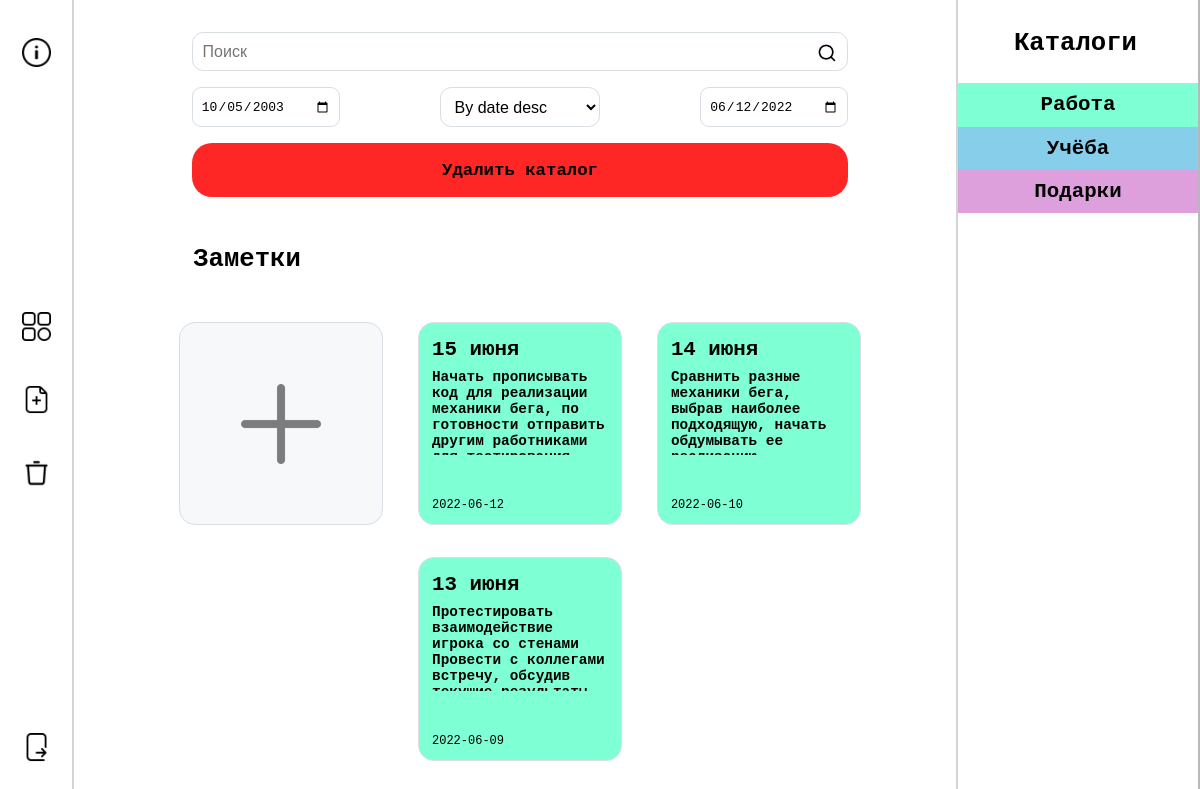
/folder.php?folder=2 (signed in), run on the app's committed database.
### tables this page shows
CREATE TABLE IF NOT EXISTS `notes` (
  `id` int(11) NOT NULL AUTO_INCREMENT,
  `title` varchar(30) DEFAULT NULL,
  `article` varchar(255) DEFAULT NULL,
  `created` date NOT NULL,
  `deleted` tinyint(1) NOT NULL DEFAULT '0',
  `folder_id` int(11) NOT NULL,
  `color` varchar(20) NOT NULL,
  PRIMARY KEY (`id`)
);

CREATE TABLE IF NOT EXISTS `folders` (
  `id` int(11) NOT NULL AUTO_INCREMENT,
  `color` varchar(30) NOT NULL,
  `title` varchar(30) NOT NULL,
  `user_id` int(11) NOT NULL,
  PRIMARY KEY (`id`)
);

### folder.php (the view, shortened to what this page needs)
<?php
require_once("Connections/project_con.php");
$user = $_SESSION['user_id'][0];
$folder_id = $_GET['folder'];
$select_note = mysqli_query($link, "SELECT * FROM notes WHERE folder_id = '$folder_id' ORDER BY created DESC ");
$select_folder = mysqli_query($link, "SELECT * FROM folders WHERE user_id = '$user'");
$final_search_words = array();
$where_list = "SELECT * FROM notes WHERE folder_id = $folder_id AND";
$where_list = substr($where_list, 0, -3);
if (!empty($where_list)) {
    $res_query = mysqli_query($link, $where_list);
}
?>
<!DOCTYPE html>
<html lang="ru">
<head>
    <link rel="stylesheet" type="text/css" href="Styles/style.css">
    <link rel="stylesheet" type="text/css" href="Styles/font.css">
</head>
<body>
<div class="menu nav">
    <button type="button" title="О нас" onclick="location.href='developers.html';">
        <img alt="#" src="Photos/info.png">
    </button>
    <div>
        <button type="button" title="Главная" onclick="location.href='main.php';">
            <img alt="#" src="Photos/menu.png">
        </button>
        <button type="button" title="Новый каталог" onclick="location.href='createFolder.php';">
            <img alt="#" src="Photos/new-note.png">
        </button>
        <button type="button" title="Корзина">
            <img alt="#" src="Photos/trash.png" onclick="location.href='deletedNotes.php';">
        </button>
    </div>
    <button type="button" title="Выйти" onclick="location.href='logout.php';">
        <img alt="#" src="Photos/logout.png">
    </button>
</div>
<div class="content_wrapper" style="width: calc(100% - 30em);">
    <div class="content">
        <div class="search">
            <form name="search" method="get" action="">
                <label for="search">
                    <input type="text" name="user_search" id="search" placeholder="Поиск">
                </label>
                <button type="submit">
                    <img alt="#" src="Photos/search.png">
                </button>
            </form>
        </div>
       	<form class="search sort">
            <input id="dat1" class="cont_row n_date" type="date" value="2003-10-05">
            <select class="item_sorting" id="n_sort">
                <option class="notes_sorting" selected>By date desc</option>
            </select>
            <input id="dat2" class="cont_row n_date" type="date" value=<?php echo date("Y-m-d") ?>>
        </form>
        <form method="post" action="deleteFolder.php" style="width: 100%; margin: 1em 2em">
            <button type="submit" title="Удалить заметку" name="deleteFolder" style="border-radius: 20px; width: 100%; background-color: rgba(255,0,0,0.85);">
                <h2>Удалить каталог</h2>
            </button>
        </form>
    </div>
    <div class="content">
        <h1>Заметки</h1>
    </div>
    <div class="content notes">
        <div class="block note" title="Создать заметку" onclick="location.href='createNote.php?folder=<?php echo $folder_id ?>'">
            <img src="Photos/plus.png" style="width: 5em; margin: 3em; opacity: 0.5;">
        </div>
        <?php if ($final_search_words[0] != "") { ?>
            <?php while ($res_array = mysqli_fetch_array($res_query)) {
				if (!($res_array['deleted'])) {?>
                <div class="block note" title="Редактировать заметку"
                     style="background: <?php echo $res_array['color']; ?>"
                     onclick="location.href='readNote.php?note=<?php echo $res_array["id"]; ?>;'">
                    <div>
                        <div class="note_head">
                            <h2><?php echo $res_array['title']; ?></h2>
                        </div>
                        <div class="note_text">
                            <h3><?php echo $res_array['article']; ?></h3>
                        </div>
                    </div>
                    <div class="note_date">
                        <p><?php echo $res_array['created']; ?></p>
                    </div>
                </div>
            <?php }
        }} else {
            while ($note = mysqli_fetch_array($select_note)) {
                if (!($note['deleted'])) { ?>
                    <div class="block note" title="Редактировать заметку"
                         style="background: <?php echo $note['color']; ?>"
                         onclick="location.href='readNote.php?note=<?php echo $note["id"]; ?>;'">
                        <div>
                            <div class="note_head">
                                <h2><?php echo $note['title']; ?></h2>
                            </div>
                            <div class="note_text">
                                <h3><?php echo $note['article']; ?></h3>
                            </div>
                        </div>
                        <div class="note_date">
                            <p><?php echo $note['created']; ?></p>
                        </div>
                    </div>
                <?php }
            }
        } ?>
    </div>
</div>
<div class="menu folders_m">
    <h1 style="margin: 0.5em auto 1em; width: 5em;">Каталоги</h1>
    <?php while ($folder = mysqli_fetch_array($select_folder)) { ?>
        <div class="folders" style="background: <?php echo $folder['color']; ?>"
             onclick="location.href='folder.php?folder=<?php echo $folder["id"]; ?>'">
            <h2><?php echo $folder['title']; ?></h2>
        </div>
    <?php } ?>
</div>
</body>
</html>

### Styles/style.css (style rules this page uses)
body { margin: 0; padding: 0; background-color: #ffffff; }
button { width: 4em; height: 4em; border: none; outline: none; background: none; }
input, textarea, select { width: -webkit-fill-available; resize: none; font-size: 1em; padding: 0.6em; background-color: #ffffff; border: 0.1em solid #d8dee4; border-radius: 0.7em; }
h1, h2, h3, h4, h4, h6, p, a { margin: 0.1em 0; text-decoration: none; }
h1 { width: 60em; margin: 0 1.3em; font-size: 1.6em; font-family: 'SF Pro Bold', monospace; }
h2 { font-size: 1.3em; font-family: 'SF Pro Bold', monospace; }
h3 { font-size: 0.9em; font-family: 'SF Pro Light', monospace; }
p { font-size: 0.75em; font-family: 'SF Pro Light', monospace; }
.menu { float: left; position: fixed; width: 4.5em; height: calc(100vh - 2em); padding: 1em 0; display: flex; flex-direction: column; justify-content: space-between; border-right: 0.15em solid rgba(115, 115, 115, 0.5); }
.menu img { margin-top: 0.2em; width: 2.2em; }
.menu button { margin: 0.75em; }
.nav { float: left; left: 0; border-right: 0.15em solid rgba(115, 115, 115, 0.3); }
.folders_m { display: block; float: right; right: 0; border-left: 0.15em solid rgba(115, 115, 115, 0.3); width: 15em }
.folders { display: flex; justify-content: space-around; padding: 0.5em 0.75em; }
.content_wrapper { position: absolute; width: calc(100% - 15em); margin: 0 10em; }
.content { display: flex; flex-wrap: wrap; justify-content: space-evenly; max-width: 60em; min-width: 9em; margin: 2em auto; }
.search { width: 100%; min-width: 9em; margin: 0 2em; }
.search form { position: relative; }
.search button { padding: 0.2em; height: 2em; width: 2em; position: absolute; top: 0.6em; right: 0.6em; cursor: pointer; }
.search img { width: 1.5em; }
.sort { display: flex; justify-content: space-between; padding: 1em 0 0; }
.sort input, .sort select { width: 10em; }
.block { position: relative; width: 100%; margin: 1em; padding: 0.8em; border: 0.1em solid #d8dee4; border-radius: 1em; background-color: #f6f8fa; }
.block img { width: 1.75em; }
.note { height: 11em; width: 11em; min-width: 9em; }
.note_text { height: 5em; margin: 0.5em 0; }
.note_text h3 { overflow-y: hidden; overflow-x: hidden; height: 6em; }
.note_date { position: absolute; bottom: 0.2em; margin: 0.5em 0; }
#password, #search { padding: 0.6em 2.7em 0.6em 0.6em; }

### data on the page
notes: title "15 июня", article "Начать прописывать код для реализации механики бега, по готовности отправить другим работниками…", created "2022-06-12"
notes: title "14 июня", article "Сравнить разные механики бега, выбрав наиболее подходящую, начать обдумывать ее…", created "2022-06-10"
notes: title "13 июня", article "Протестировать взаимодействие игрока со стенами Провести с коллегами встречу, обсудив…", created "2022-06-09"
folders: title "Работа"
folders: title "Учёба"
folders: title "Подарки"
